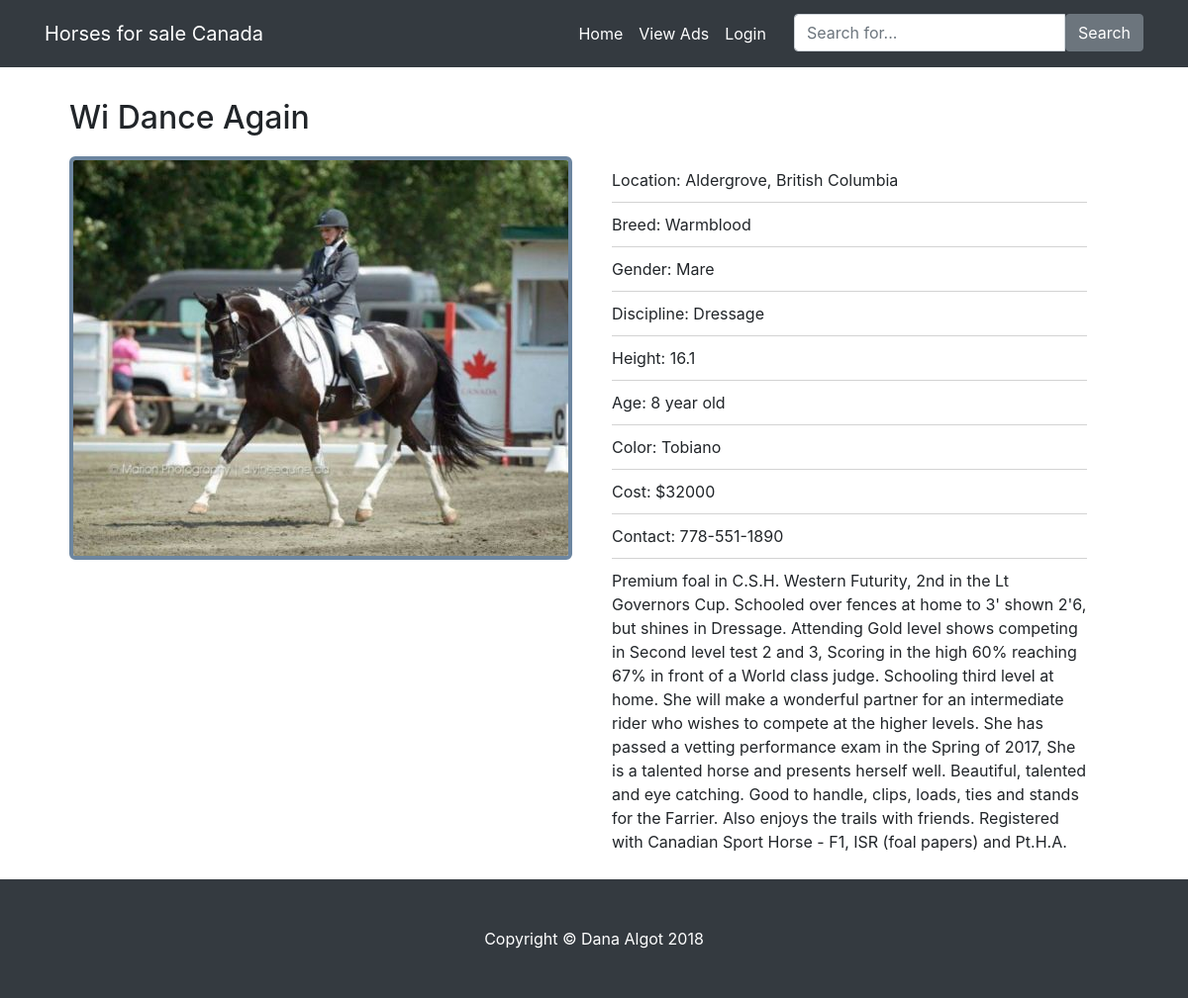
Page /detail.php?horseID=20 on the committed database.
### tables this page shows
CREATE TABLE `dal_horses_for_sale` (
  `dal_name` varchar(255) NOT NULL,
  `dal_city` varchar(255) NOT NULL,
  `dal_province` varchar(255) NOT NULL,
  `dal_breed` varchar(255) NOT NULL,
  `dal_discipline` varchar(255) NOT NULL,
  `dal_gender` varchar(20) NOT NULL,
  `dal_height` varchar(20) NOT NULL,
  `dal_age` tinyint(4) NOT NULL,
  `dal_ageoption` tinyint(4) NOT NULL,
  `dal_color` varchar(255) NOT NULL,
  `dal_cost` int(11) NOT NULL,
  `dal_description` text NOT NULL,
  `dal_phone` varchar(150) NOT NULL,
  `dal_image` varchar(255) NOT NULL,
  `horseid` int(11) NOT NULL
);

### detail.php (the view, shortened to what this page needs)
<?php
  include("includes/site-header.php");
?>
<div style="display: flex; margin-right: 200px;">
<?php
	$horseID = $_GET['horseID'];
	$sql = "SELECT * FROM dal_horses_for_sale WHERE horseid = $horseID";
	$result = mysqli_query($con, $sql) or die (mysql_error($con));
	while ($row = mysqli_fetch_array($result)) {
		$name = $row['dal_name'];
		$city = $row['dal_city'];
		$province = $row['dal_province'];
		$breed = $row['dal_breed'];
		$gender = $row['dal_gender'];
		$height = $row['dal_height'];
		$discipline = $row['dal_discipline'];
		$age = $row['dal_age'];
		$ageOption = $row['dal_ageoption'];
		$color = $row['dal_color'];
		$cost = $row['dal_cost'];
		$desc = $row['dal_description'];
		$phone = $row['dal_phone'];
		$image = $row['dal_image'];
		if ($ageOption == 1) {
			$ageOptionValue = 'year old';
		} else if ($ageOption == 2){
			$ageOptionValue = 'month old';
		}
		echo "<div style=\"margin-left: 70px;margin-right: 40px;margin-top: 20px;margin-bottom: 30px;\">";
			echo "<h2 style='margin-bottom: 20px;'>$name</h2>";
			echo "<img src=\"image/display/$image\" style=\"border: 4px solid rgb(109, 134, 160); border-radius: 6px;\">";
		echo "</div>";
		echo "<div style=\"margin-top: 80px;\">";
			echo "<p style=\"margin: 0; padding: 0; padding: 10px 0; border-bottom: 1px solid lightgrey;\">Location: $city, $province</p>";
			echo "<p style=\"margin: 0; padding: 0; padding: 10px 0; border-bottom: 1px solid lightgrey;\">Breed: $breed</p>";
			echo "<p style=\"margin: 0; padding: 0; padding: 10px 0; border-bottom: 1px solid lightgrey;\">Gender: $gender</p>";
			echo "<p style=\"margin: 0; padding: 0; padding: 10px 0; border-bottom: 1px solid lightgrey;\">Discipline: $discipline</p>";
			echo "<p style=\"margin: 0; padding: 0; padding: 10px 0; border-bottom: 1px solid lightgrey;\">Height: $height</p>";
			echo "<p style=\"margin: 0; padding: 0; padding: 10px 0; border-bottom: 1px solid lightgrey;\">Age: $age $ageOptionValue</p>";
			echo "<p style=\"margin: 0; padding: 0; padding: 10px 0; border-bottom: 1px solid lightgrey;\">Color: $color</p>";
			echo "<p style=\"margin: 0; padding: 0; padding: 10px 0; border-bottom: 1px solid lightgrey;\">Cost: " . "$" ."$cost</p>";
			if ($phone !== "") {
				echo "<p style=\"margin: 0; padding: 0; padding: 10px 0; border-bottom: 1px solid lightgrey;\">Contact: $phone</p>";
			}
			echo "<p style=\"width: 30rem; padding: 10px 0;\">$desc</p>";
		echo "</div>";
	}
?>
</div>
<?php
  include("includes/site-footer.php");
?>

### css/blog-home.css (style rules this page uses)
body { padding-top: 20px; }
@media (min-width: 992px) { body { padding-top: 56px; } }

### rows in the picture
dal_horses_for_sale: dal_name "Wi Dance Again", dal_image (picture), dal_city "Aldergrove", dal_province "British Columbia", dal_breed "Warmblood", dal_gender "Mare", dal_discipline "Dressage", dal_height "16.1", dal_age "8", dal_ageoption "year old", dal_color "Tobiano", dal_cost "32000", dal_phone "778-551-1890", dal_description "Premium foal in C.S.H. Western Futurity, 2nd in the Lt Governors Cup. Schooled over fences at home to 3' shown 2'6, but shines in Dressage. Attending Gold level shows competing in Second level test 2 and 3, Scoring in the high 60% reaching 67% in front of a World class judge. Schooling third level at home. She will make a wonderful partner for an intermediate rider who wishes to compete at the higher levels. She has passed a vetting performance exam in the Spring of 2017, She is a talented horse and presents herself well. Beautiful, talented and eye catching. Good to handle, clips, loads, ties and stands for the Farrier. Also enjoys the trails with friends. Registered with Canadian Sport…"
